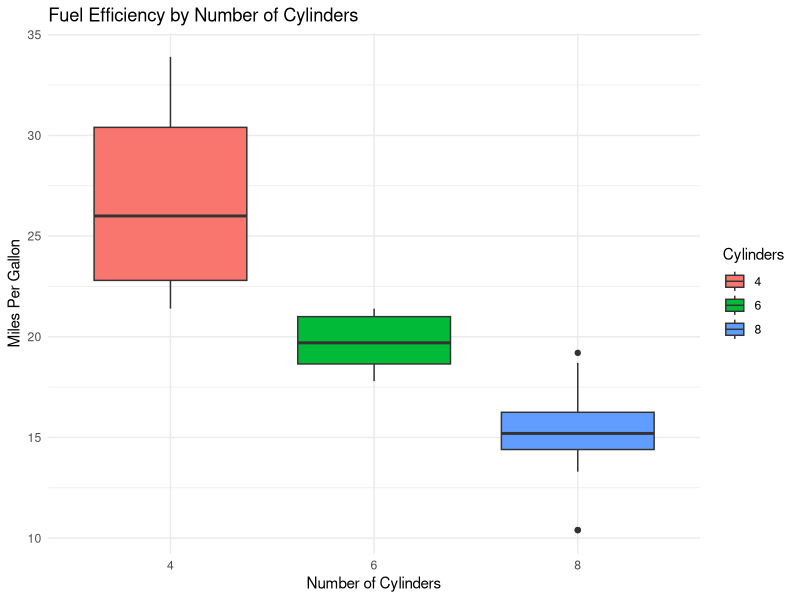
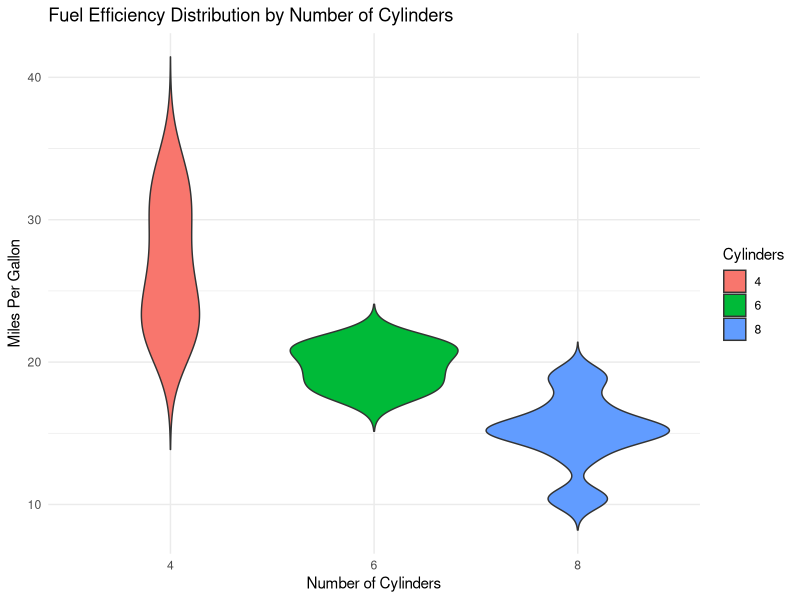
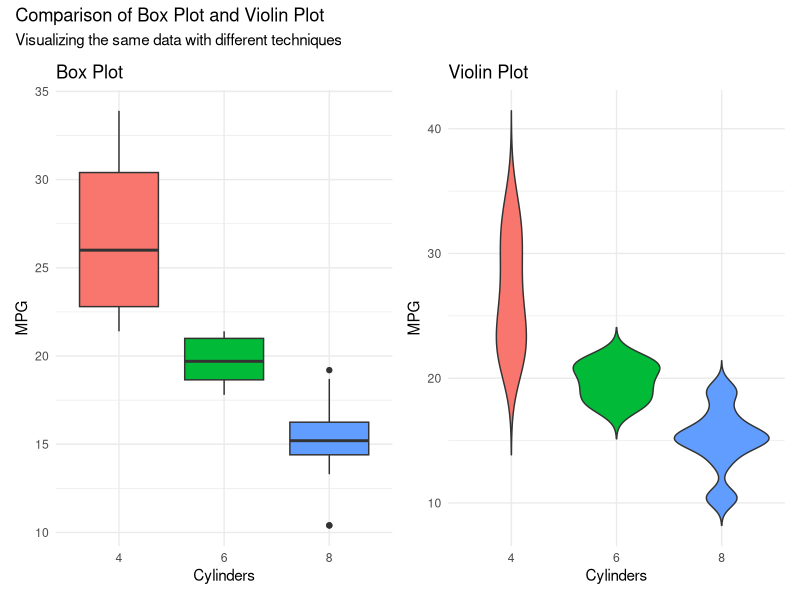
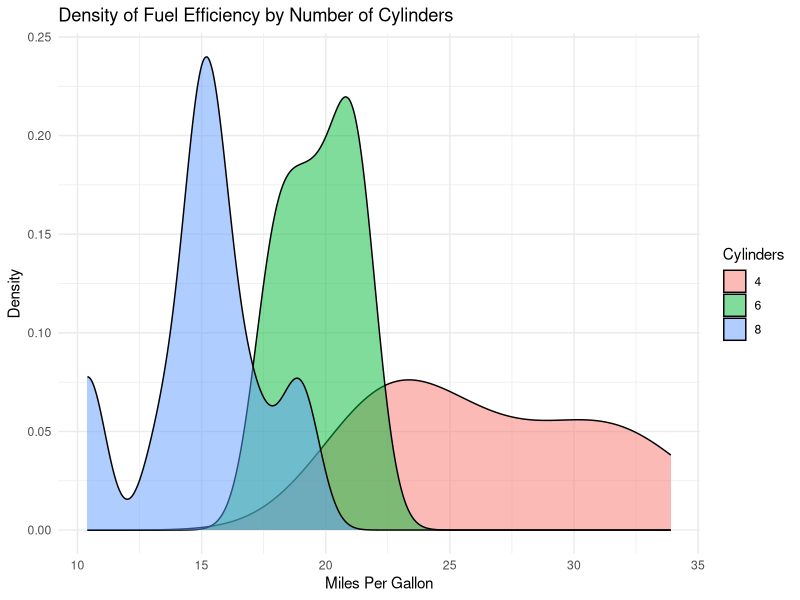
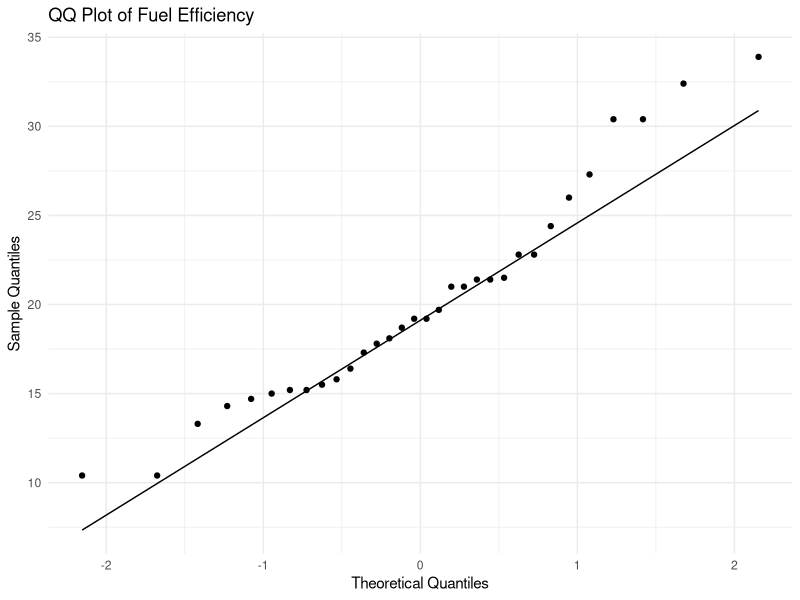
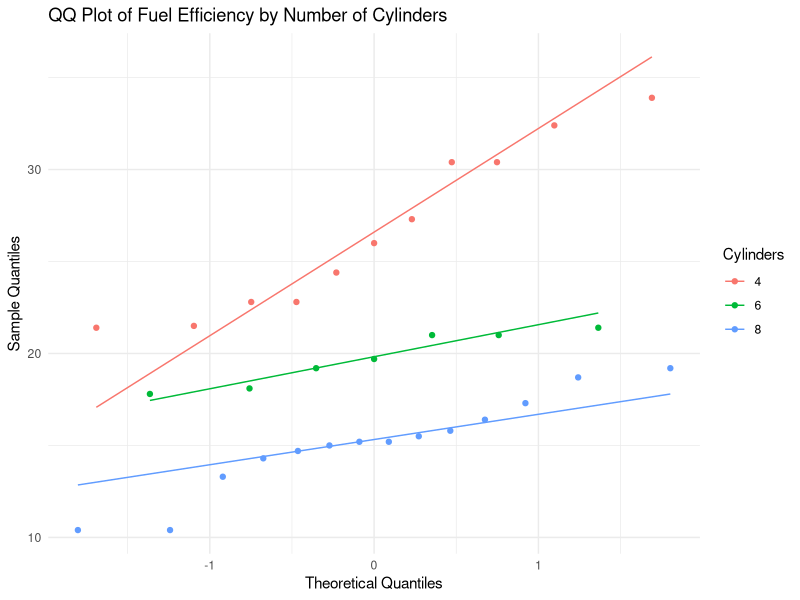
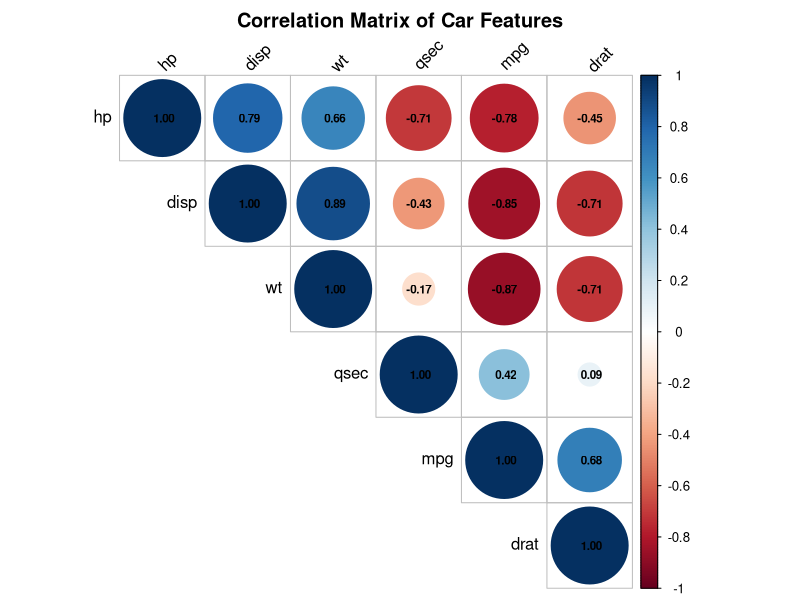
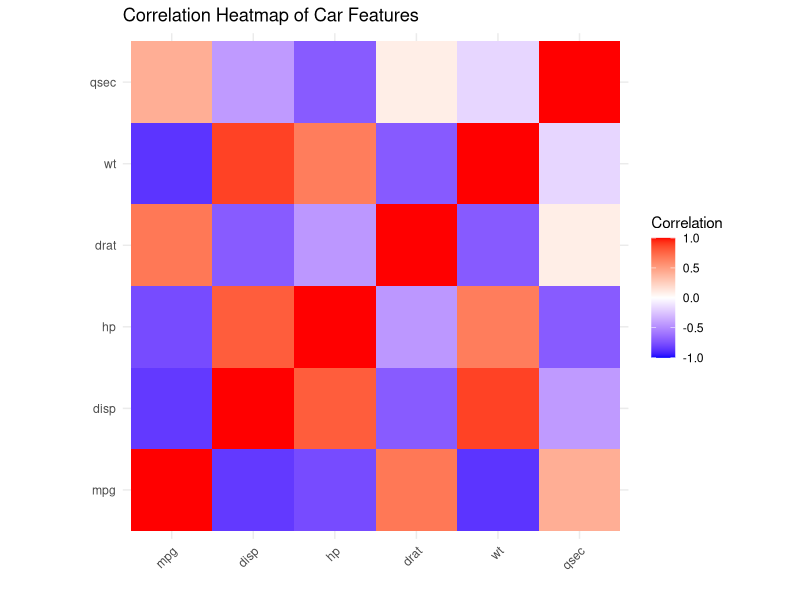

Source code (R) for these figures, in order:
## ---- chunk 1
knitr::opts_chunk$set(echo = TRUE, message = FALSE, warning = FALSE, 
                      fig.width = 10, fig.height = 6, dpi = 100)
## ---- chunk 2
# Load required libraries
library(tidyverse)
library(ggplot2)
library(reshape2)
library(corrplot)
library(patchwork)
## ---- chunk 3
# First, let's prepare the mtcars data
data(mtcars)
mtcars$cyl <- as.factor(mtcars$cyl)

# Box plots
ggplot(mtcars, aes(x = cyl, y = mpg, fill = cyl, group = cyl)) +
  geom_boxplot() +
  labs(title = "Fuel Efficiency by Number of Cylinders",
       x = "Number of Cylinders",
       y = "Miles Per Gallon",
       fill = "Cylinders") +
  theme_minimal()
## ---- chunk 4
# Violin plots
ggplot(mtcars, aes(x = cyl, y = mpg, fill = cyl, group = cyl)) +
  geom_violin(trim = FALSE) +
  labs(title = "Fuel Efficiency Distribution by Number of Cylinders",
       x = "Number of Cylinders",
       y = "Miles Per Gallon",
       fill = "Cylinders") +
  theme_minimal()
## ---- chunk 5
# Box plot
p1 <- ggplot(mtcars, aes(x = cyl, y = mpg, fill = cyl, group = cyl)) +
  geom_boxplot() +
  labs(title = "Box Plot",
       x = "Cylinders",
       y = "MPG") +
  theme_minimal() +
  theme(legend.position = "none")

# Violin plot
p2 <- ggplot(mtcars, aes(x = cyl, y = mpg, fill = cyl, group = cyl)) +
  geom_violin(trim = FALSE) +
  labs(title = "Violin Plot",
       x = "Cylinders",
       y = "MPG") +
  theme_minimal() +
  theme(legend.position = "none")

# Using patchwork to combine plots
p1 + p2 + plot_annotation(
  title = "Comparison of Box Plot and Violin Plot",
  subtitle = "Visualizing the same data with different techniques"
)
## ---- chunk 6
# Density plots
ggplot(mtcars, aes(x = mpg, fill = cyl, group = cyl)) +
  geom_density(alpha = 0.5) +
  labs(title = "Density of Fuel Efficiency by Number of Cylinders",
       x = "Miles Per Gallon",
       y = "Density",
       fill = "Cylinders") +
  theme_minimal()
## ---- chunk 7
# QQ plots
ggplot(mtcars, aes(sample = mpg)) +
  geom_qq() +
  geom_qq_line() +
  labs(title = "QQ Plot of Fuel Efficiency",
       x = "Theoretical Quantiles",
       y = "Sample Quantiles") +
  theme_minimal()
## ---- chunk 8
# QQ plots by group
ggplot(mtcars, aes(sample = mpg, color = cyl, group = cyl)) +
  geom_qq() +
  geom_qq_line() +
  labs(title = "QQ Plot of Fuel Efficiency by Number of Cylinders",
       x = "Theoretical Quantiles",
       y = "Sample Quantiles",
       color = "Cylinders") +
  theme_minimal()
## ---- chunk 9
# Select numeric variables for correlation
mtcars_numeric <- mtcars[, c("mpg", "disp", "hp", "drat", "wt", "qsec")]
cor_matrix <- cor(mtcars_numeric)
print(cor_matrix)
## ---- chunk 10
# Correlation plot with corrplot
corrplot(cor_matrix, 
         method = "circle", 
         type = "upper", 
         order = "hclust",
         tl.col = "black",
         tl.srt = 45,
         addCoef.col = "black",
         number.cex = 0.7,
         title = "Correlation Matrix of Car Features",
         mar = c(0, 0, 2, 0))
## ---- chunk 11
# Melt the correlation matrix for ggplot2
melted_cor <- melt(cor_matrix)

# Create a heatmap
ggplot(melted_cor, aes(x = Var1, y = Var2, fill = value)) +
  geom_tile() +
  scale_fill_gradient2(low = "blue", high = "red", mid = "white", 
                       midpoint = 0, limit = c(-1, 1), space = "Lab", 
                       name = "Correlation") +
  theme_minimal() +
  theme(axis.text.x = element_text(angle = 45, vjust = 1, hjust = 1)) +
  coord_fixed() +
  labs(title = "Correlation Heatmap of Car Features",
       x = "",
       y = "")
## ---- chunk 12
# Scatter plot matrix
pairs(mtcars_numeric, 
      main = "Scatter Plot Matrix of Car Features",
      pch = 21,
      bg = rainbow(nrow(mtcars_numeric))[rank(mtcars$cyl)])
## ---- chunk 13
# Load economics dataset
data(economics, package = "ggplot2")

# Basic time series plot
ggplot(economics, aes(x = date, y = unemploy)) +
  geom_line(color = "blue") +
  labs(title = "US Unemployment Over Time",
       x = "Date",
       y = "Unemployment (thousands)") +
  theme_minimal()
## ---- chunk 14
# Prepare data for multiple time series
economics_long <- economics %>%
  select(date, unemploy, psavert) %>%
  rename(Unemployment = unemploy, 
         "Personal Savings Rate" = psavert) %>%
  melt(id.vars = "date", variable.name = "series")

# Plot multiple time series
ggplot(economics_long, aes(x = date, y = value, color = series)) +
  geom_line() +
  labs(title = "US Economic Indicators Over Time",
       x = "Date",
       y = "Value",
       color = "Indicator") +
  theme_minimal() +
  facet_wrap(~ series, scales = "free_y", ncol = 1)
## ---- chunk 15
# Create a simulated seasonal time series
set.seed(123)
time <- seq(as.Date("2010-01-01"), as.Date("2019-12-31"), by = "month")
trend <- seq(1, length(time)) * 0.1
seasonal <- sin(2 * pi * seq(1, length(time)) / 12) * 5
random <- rnorm(length(time), 0, 1)
value <- trend + seasonal + random

ts_data <- data.frame(
  date = time,
  value = value,
  trend = trend,
  seasonal = seasonal,
  random = random
)

# Plot the components
p1 <- ggplot(ts_data, aes(x = date, y = value)) +
  geom_line() +
  labs(title = "Original Time Series",
       x = "",
       y = "Value") +
  theme_minimal()

p2 <- ggplot(ts_data, aes(x = date, y = trend)) +
  geom_line(color = "blue") +
  labs(title = "Trend Component",
       x = "",
       y = "Trend") +
  theme_minimal()

p3 <- ggplot(ts_data, aes(x = date, y = seasonal)) +
  geom_line(color = "green") +
  labs(title = "Seasonal Component",
       x = "",
       y = "Seasonal") +
  theme_minimal()

p4 <- ggplot(ts_data, aes(x = date, y = random)) +
  geom_line(color = "red") +
  labs(title = "Random Component",
       x = "Date",
       y = "Random") +
  theme_minimal()

# Combine the plots using patchwork
(p1 / p2 / p3 / p4) + 
  plot_annotation(
    title = "Time Series Decomposition",
    subtitle = "Breaking down a time series into its components"
  )
## ---- chunk 16
# Create some basic plots
p1 <- ggplot(mtcars, aes(x = wt, y = mpg)) +
  geom_point() +
  geom_smooth(method = "lm", se = FALSE) +
  labs(title = "Weight vs. MPG",
       x = "Weight (1000 lbs)",
       y = "Miles Per Gallon") +
  theme_minimal()

p2 <- ggplot(mtcars, aes(x = hp, y = mpg)) +
  geom_point() +
  geom_smooth(method = "lm", se = FALSE) +
  labs(title = "Horsepower vs. MPG",
       x = "Horsepower",
       y = "Miles Per Gallon") +
  theme_minimal()

p3 <- ggplot(mtcars, aes(x = mpg)) +
  geom_histogram(bins = 10, fill = "skyblue", color = "black") +
  labs(title = "MPG Distribution",
       x = "Miles Per Gallon",
       y = "Count") +
  theme_minimal()

p4 <- ggplot(mtcars, aes(x = factor(cyl), y = mpg, fill = factor(cyl), group = cyl)) +
  geom_boxplot() +
  labs(title = "MPG by Cylinders",
       x = "Cylinders",
       y = "Miles Per Gallon") +
  theme_minimal() +
  theme(legend.position = "none")
## ---- chunk 17
# Side by side arrangement
p1 + p2
## ---- chunk 18
# Stacked arrangement
p1 / p2
## ---- chunk 19
# Grid arrangement
(p1 + p2) / (p3 + p4)
## ---- chunk 20
# Complex layout
layout <- "
AABB
AACC
"
p1 + p2 + p3 + plot_layout(design = layout)
## ---- chunk 21
# With annotations
(p1 + p2) / (p3 + p4) +
  plot_annotation(
    title = "Car Performance Analysis Dashboard",
    subtitle = "Multiple visualizations of the mtcars dataset",
    caption = "Source: 1974 Motor Trend US magazine",
    tag_levels = "A"
  )
